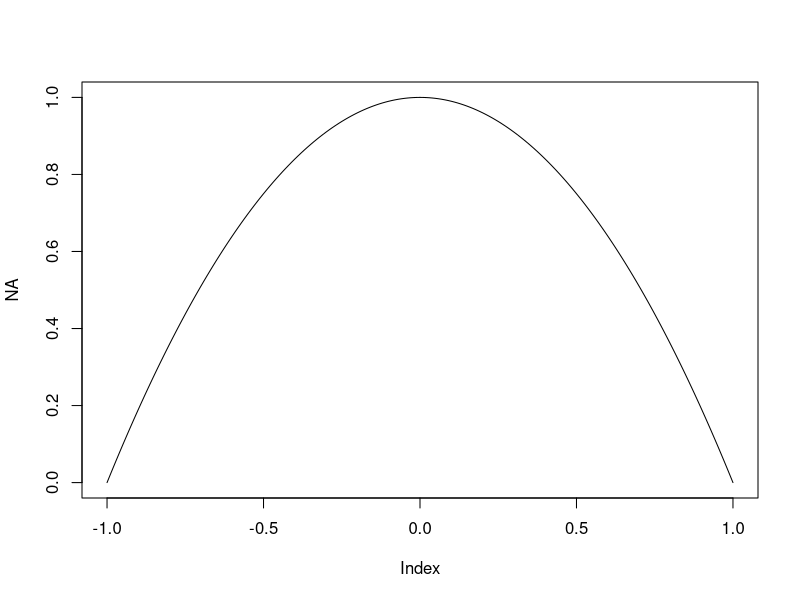
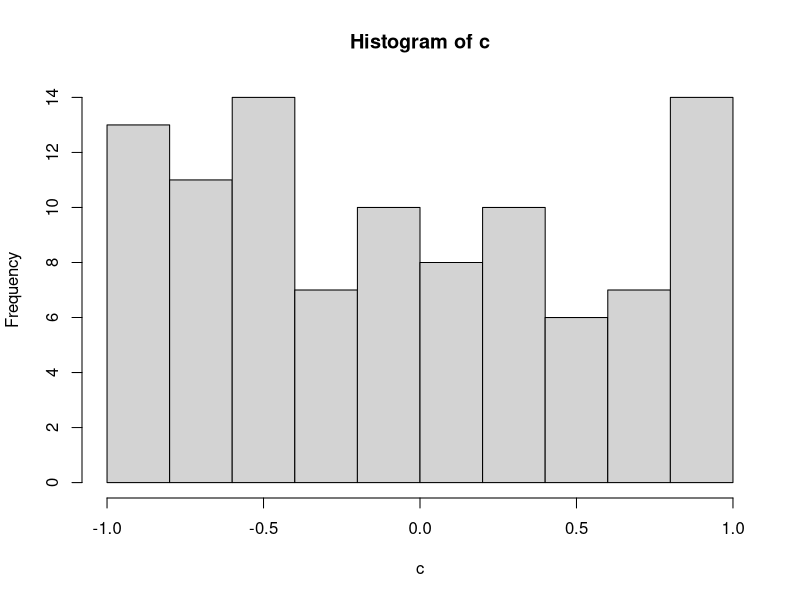
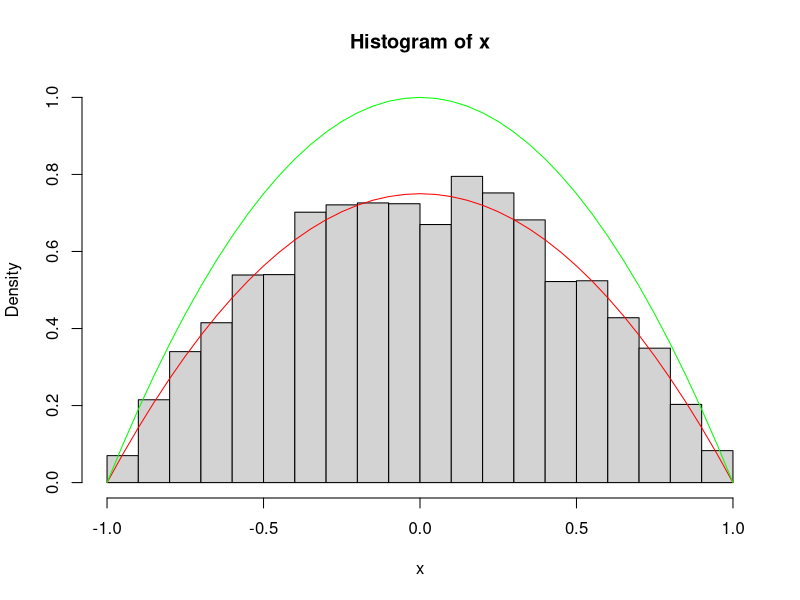
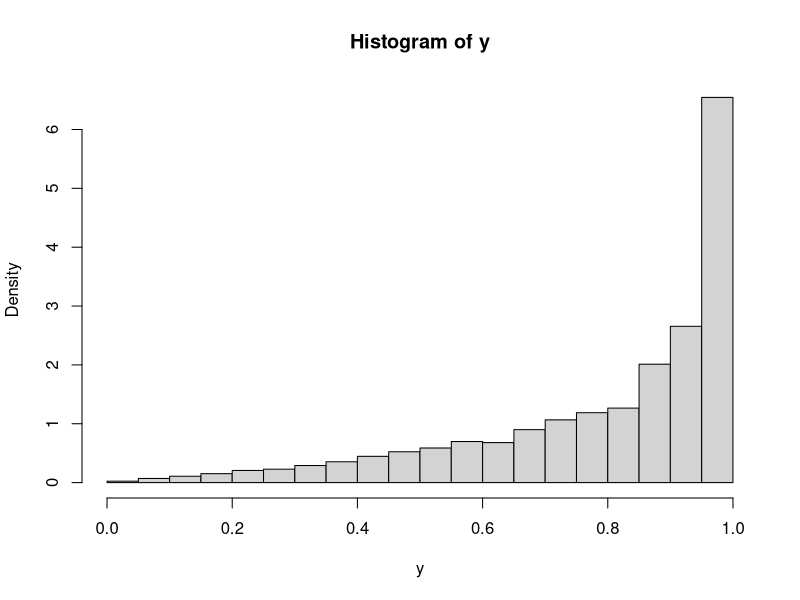

Generate these figures, in order, with R:
## ---- chunk 1
knitr::opts_chunk$set(echo = TRUE)
## ---- chunk 2

I_func <- function(x) {
  return(1 - sum(x**2))
}

g <- function(x) {
  return(2**(-length(x)))
}

RNG <- function(N=1) {
  return(runif(N, min=-1, max=+1))
}

a <- seq(from=-1, to=1, by=0.01)
b <- rep(0, times=length(a))
for (i in c(1:length(a))) {
  b[i] <- I_func(a[i])
}

plot(NA, ylim=c(0,1), xlim=c(-1,1))
lines(a,b)

c <- RNG(N=100)
hist(c)

## ---- chunk 3
N <- 1000000
x <- RNG(N)
y <- rep(0, N)

for (i in c(1:N)) {
  y[i] <- I_func(x[i]) / g(x[i])
}

res <- mean(y)
var <- var(y)

print(res)
print(sqrt(var)/sqrt(N))
## ---- chunk 4
N <- 10000
x <- RNG(N)
p <- runif(N)

y <- rep(0, N)
y[i] <- I_func(x[1])

for (i in c(2:N)) {
  if (p[i] > I_func(x[i])/I_func(x[i-1])) {
    x[i] <- x[i-1]
    y[i] <- y[i-1]
  } else {
    y[i] <- I_func(x[i])
  }
}

hist(x, freq = FALSE, ylim=c(0,1))
lines(seq(-1,+1,by=0.05),(1-seq(-1,+1,by=0.05)**2)*3/4, col='red')
lines(seq(-1,+1,by=0.05),(1-seq(-1,+1,by=0.05)**2), col='green')
## ---- chunk 5
hist(y, freq = FALSE)

print(mean(y))
print(sqrt(var(y)/N))

